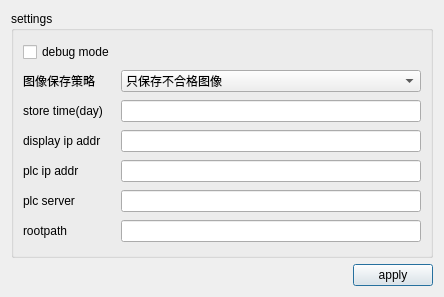
<?xml version="1.0" encoding="UTF-8"?>
<ui version="4.0">
 <class>Dialog</class>
 <widget class="QDialog" name="Dialog">
  <property name="geometry">
   <rect>
    <x>0</x>
    <y>0</y>
    <width>444</width>
    <height>297</height>
   </rect>
  </property>
  <property name="windowTitle">
   <string>Dialog</string>
  </property>
  <layout class="QVBoxLayout" name="verticalLayout" stretch="1,1">
   <item>
    <widget class="QGroupBox" name="gridGroupBox">
     <property name="title">
      <string>settings</string>
     </property>
     <layout class="QGridLayout" name="gridLayout">
      <item row="5" column="0">
       <widget class="QLabel" name="label_5">
        <property name="text">
         <string>plc server</string>
        </property>
       </widget>
      </item>
      <item row="0" column="0">
       <widget class="QCheckBox" name="debug">
        <property name="text">
         <string>debug mode</string>
        </property>
       </widget>
      </item>
      <item row="4" column="0">
       <widget class="QLabel" name="label_2">
        <property name="text">
         <string>plc ip addr</string>
        </property>
       </widget>
      </item>
      <item row="6" column="1">
       <widget class="QLineEdit" name="rootpath"/>
      </item>
      <item row="6" column="0">
       <widget class="QLabel" name="label_4">
        <property name="text">
         <string>rootpath</string>
        </property>
       </widget>
      </item>
      <item row="3" column="1">
       <widget class="QLineEdit" name="display_addr"/>
      </item>
      <item row="3" column="0">
       <widget class="QLabel" name="label_3">
        <property name="text">
         <string>display ip addr</string>
        </property>
        <property name="alignment">
         <set>Qt::AlignLeading|Qt::AlignLeft|Qt::AlignVCenter</set>
        </property>
       </widget>
      </item>
      <item row="1" column="1">
       <widget class="QComboBox" name="comboBox">
        <item>
         <property name="text">
          <string>只保存不合格图像</string>
         </property>
        </item>
        <item>
         <property name="text">
          <string>保存所有图像</string>
         </property>
        </item>
       </widget>
      </item>
      <item row="5" column="1">
       <widget class="QLineEdit" name="plc_server_addr"/>
      </item>
      <item row="4" column="1">
       <widget class="QLineEdit" name="plc_addr"/>
      </item>
      <item row="1" column="0">
       <widget class="QLabel" name="label">
        <property name="text">
         <string>图像保存策略</string>
        </property>
       </widget>
      </item>
      <item row="2" column="0">
       <widget class="QLabel" name="label_6">
        <property name="text">
         <string>store time(day)</string>
        </property>
       </widget>
      </item>
      <item row="2" column="1">
       <widget class="QLineEdit" name="storeTime">
        <property name="styleSheet">
         <string notr="true"/>
        </property>
        <property name="text">
         <string/>
        </property>
       </widget>
      </item>
     </layout>
    </widget>
   </item>
   <item>
    <layout class="QHBoxLayout" name="horizontalLayout">
     <item>
      <spacer name="horizontalSpacer">
       <property name="orientation">
        <enum>Qt::Horizontal</enum>
       </property>
       <property name="sizeHint" stdset="0">
        <size>
         <width>40</width>
         <height>20</height>
        </size>
       </property>
      </spacer>
     </item>
     <item>
      <widget class="QPushButton" name="apply">
       <property name="text">
        <string>apply</string>
       </property>
      </widget>
     </item>
    </layout>
   </item>
  </layout>
 </widget>
 <resources/>
 <connections/>
</ui>
